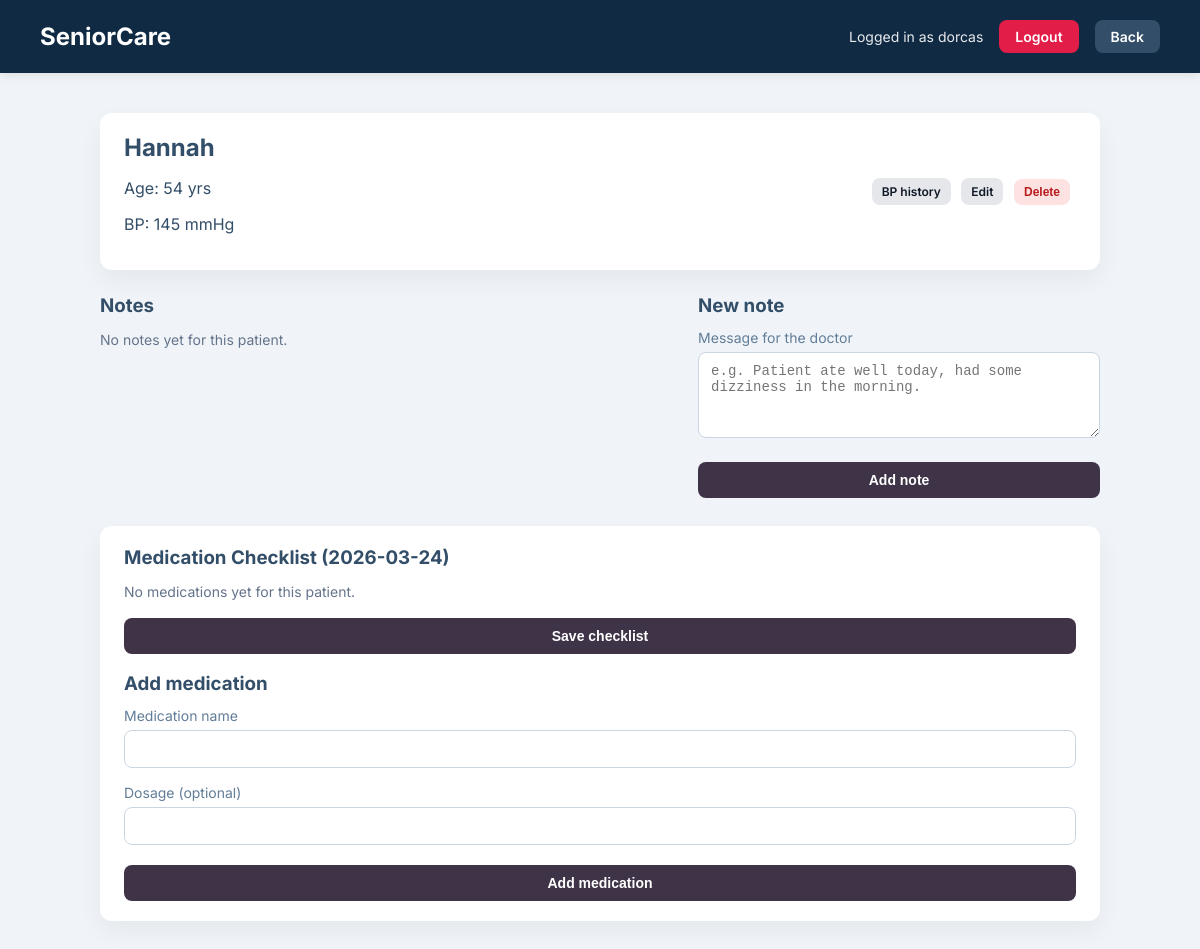
Screenshot of /residents/5 (signed in) with the database file from the repository.
### tables this page shows
CREATE TABLE residents (
    id INTEGER PRIMARY KEY AUTOINCREMENT,
    name TEXT,
    age INTEGER,
    bp INTEGER
);

### care.py (the view, shortened to what this page needs)
@app.route("/residents/<int:resident_id>", methods=["GET", "POST"])
@login_required
def resident_detail(resident_id):
    db = get_db_connection()
    resident = db.execute(
        "SELECT * FROM residents WHERE id = ?", (resident_id,)
    ).fetchone()
    if not resident:
        db.close()
        flash("Patient not found.", "error")
        return redirect(url_for("home"))
    today = date.today().isoformat()
    notes = db.execute(
        "SELECT content, author, created_at FROM notes WHERE resident_id = ? ORDER BY created_at DESC",
        (resident_id,),
    ).fetchall()
    medications = db.execute(
        "SELECT id, name, dosage FROM medications WHERE resident_id = ? ORDER BY created_at DESC",
        (resident_id,),
    ).fetchall()
    given_medication_ids = set()
    db.close()
    return render_template(
        "resident_detail.html",
        resident=resident,
        notes=notes,
        medications=medications,
        given_medication_ids=given_medication_ids,
        today=today,
        username=session.get("username"),
    )

### care.py (called while the page is built)
def get_db_connection():
    conn = sqlite3.connect("Seniorcare.db")
    conn.row_factory = sqlite3.Row
    return conn

def login_required(view):
    @wraps(view)
    def wrapped_view(**kwargs):
        if "user_id" not in session:
            return redirect(url_for("login"))
        return view(**kwargs)
    return wrapped_view

### templates/resident_detail.html (shortened to what this page needs)
<!DOCTYPE html>
<html lang="en">
<head>
    <link rel="stylesheet" href="{{ url_for('static', filename='style.css') }}">
</head>
<body>
    <div class="header">
        <h1>SeniorCare</h1>
        <div class="header-right">
            {% if username %}
                <span class="user-info">Logged in as {{ username }}</span>
                <a href="{{ url_for('logout') }}" class="btn-logout">Logout</a>
            {% endif %}
            <a href="{{ url_for('home') }}" class="btn-logout" style="background-color:#334e68;">Back</a>
        </div>
    </div>
    <div class="container">
        <div class="card patient-header">
            <div class="patient-main">
                <h2>{{ resident['name'] }}</h2>
                <p>Age: {{ resident['age'] }} yrs</p>
                <p>BP: {{ resident['bp'] }} mmHg</p>
            </div>
            <div class="patient-actions">
                <a href="{{ url_for('bp_history', resident_id=resident['id']) }}" class="btn-small">BP history</a>
                <a href="{{ url_for('edit_resident', resident_id=resident['id']) }}" class="btn-small">Edit</a>
                <form method="post" action="{{ url_for('delete_resident', resident_id=resident['id']) }}" onsubmit="return confirm('Are you sure you want to delete this patient?');">
                    <button type="submit" class="btn-small btn-small-danger">Delete</button>
                </form>
            </div>
        </div>
        <div class="notes-layout">
            <div class="notes-column">
                <h3>Notes</h3>
                {% if notes %}
                    <div class="notes-list">
                        {% for note in notes %}
                            <div class="note-card">
                                <div class="note-meta">
                                    {% if note['author'] %}
                                        <span class="note-author">{{ note['author'] }}</span>
                                    {% else %}
                                        <span class="note-author">Staff</span>
                                    {% endif %}
                                    <span class="note-date">{{ note['created_at'] }}</span>
                                </div>
                                <p class="note-content">{{ note['content'] }}</p>
                            </div>
                        {% endfor %}
                    </div>
                {% else %}
                    <p class="no-notes">No notes yet for this patient.</p>
                {% endif %}
            </div>
            <div class="notes-column">
                <h3>New note</h3>
                <form method="post" class="note-form">
                    <div class="form-group">
                        <label for="content">Message for the doctor</label>
                        <textarea id="content" name="content" rows="4" required placeholder="e.g. Patient ate well today, had some dizziness in the morning."></textarea>
                    </div>
                    <button type="submit" class="btn-primary">Add note</button>
                </form>
            </div>
        </div>
        <div class="medications-section">
            <div class="medications-header">
                <h3>Medication Checklist ({{ today }})</h3>
            </div>
            <form method="post" class="med-check-form">
                {% if medications %}
                    <div class="med-list">
                        {% for med in medications %}
                            <label class="med-item">
                                <input
                                    type="checkbox"
                                    name="given_ids"
                                    value="{{ med['id'] }}"
                                    {% if med['id'] in given_medication_ids %}checked{% endif %}
                                >
                                <span class="med-text">
                                    <strong>{{ med['name'] }}</strong>
                                    {% if med['dosage'] %}
                                        <span class="med-dosage">({{ med['dosage'] }})</span>
                                    {% endif %}
                                </span>
                            </label>
                        {% endfor %}
                    </div>
                {% else %}
                    <p class="no-notes">No medications yet for this patient.</p>
                {% endif %}
                <button type="submit" class="btn-primary" {% if not medications %}disabled{% endif %}>
                    Save checklist
                </button>
            </form>
            <div class="med-add">
                <h3>Add medication</h3>
                <form method="post" class="med-add-form">
                    <div class="form-group">
                        <label for="med_name">Medication name</label>
                        <input id="med_name" name="med_name" type="text" required>
                    </div>
                    <div class="form-group">
                        <label for="med_dosage">Dosage (optional)</label>
                        <input id="med_dosage" name="med_dosage" type="text">
                    </div>
                    <button type="submit" class="btn-primary">Add medication</button>
                </form>
            </div>
        </div>
    </div>
</body>
</html>

### static/style.css (style rules this page uses)
body { background-color: #f0f4f8; font-family: 'Inter', sans-serif; margin: 0; padding: 0; color: #334e68; }
.header { background-color: #102a43; color: white; padding: 20px 40px; display: flex; justify-content: space-between; align-items: center; box-shadow: 0 2px 10px rgba(0,0,0,0.1); }
.header h1 { margin: 0; font-size: 24px; }
.container { max-width: 1000px; margin: 40px auto; padding: 0 20px; }
.card { background: white; border-radius: 12px; box-shadow: 0 10px 25px rgba(0,0,0,0.05); overflow: hidden; }
.header-right { display: flex; align-items: center; gap: 16px; }
.user-info { font-size: 14px; opacity: 0.9; }
.btn-logout { background-color: #e11d48; color: white; text-decoration: none; padding: 8px 16px; border-radius: 8px; font-size: 14px; font-weight: 600; }
.form-group { margin-bottom: 16px; }
.form-group label { display: block; margin-bottom: 6px; font-size: 14px; color: #627d98; }
.form-group input { width: 100%; padding: 10px 12px; border-radius: 8px; border: 1px solid #cbd5e1; font-size: 14px; box-sizing: border-box; }
.btn-primary { width: 100%; background-color: #3e3347; color: white; border: none; padding: 10px 16px; border-radius: 8px; font-weight: 600; font-size: 14px; cursor: pointer; margin-top: 4px; }
.patient-header { padding: 20px 24px; margin-bottom: 24px; }
.patient-main h2 { margin: 0 0 8px; }
.notes-layout { display: grid; grid-template-columns: 2fr 1.4fr; gap: 24px; align-items: flex-start; }
.notes-column h3 { margin-top: 0; margin-bottom: 12px; }
.no-notes { font-size: 14px; color: #64748b; }
.note-form textarea { width: 100%; padding: 10px 12px; border-radius: 8px; border: 1px solid #cbd5e1; font-size: 14px; box-sizing: border-box; resize: vertical; }
.btn-small { display: inline-block; padding: 6px 10px; border-radius: 8px; border: none; background: #e5e7eb; color: #111827; font-size: 12px; font-weight: 600; text-decoration: none; cursor: pointer; margin-right: 6px; }
.btn-small-danger { background: #fee2e2; color: #b91c1c; }
.patient-header { display: flex; justify-content: space-between; align-items: center; }
.patient-actions form { display: inline; }
.medications-section { margin-top: 28px; background: white; border-radius: 12px; box-shadow: 0 10px 25px rgba(0,0,0,0.05); padding: 20px 24px; }
.medications-header h3 { margin: 0 0 14px; color: #334e68; }
.med-check-form { margin-bottom: 18px; }
.med-add { margin-top: 6px; }
.med-add h3 { margin: 0 0 12px; color: #334e68; }

### rows the page displays
residents: name "Hannah", age "54", bp "145"

### other values shown
{{ username }} "dorcas"
